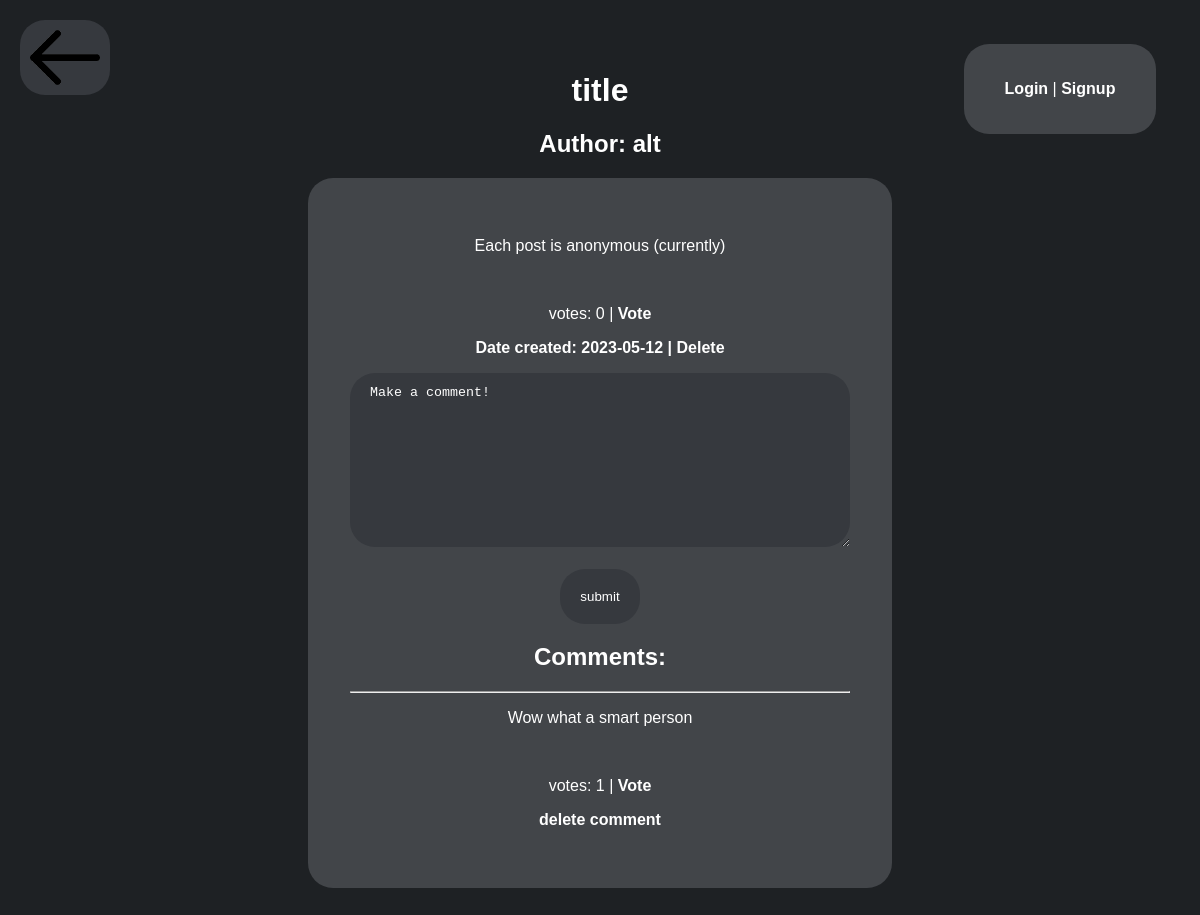
/post/1, run on an earlier commit of the app's database.
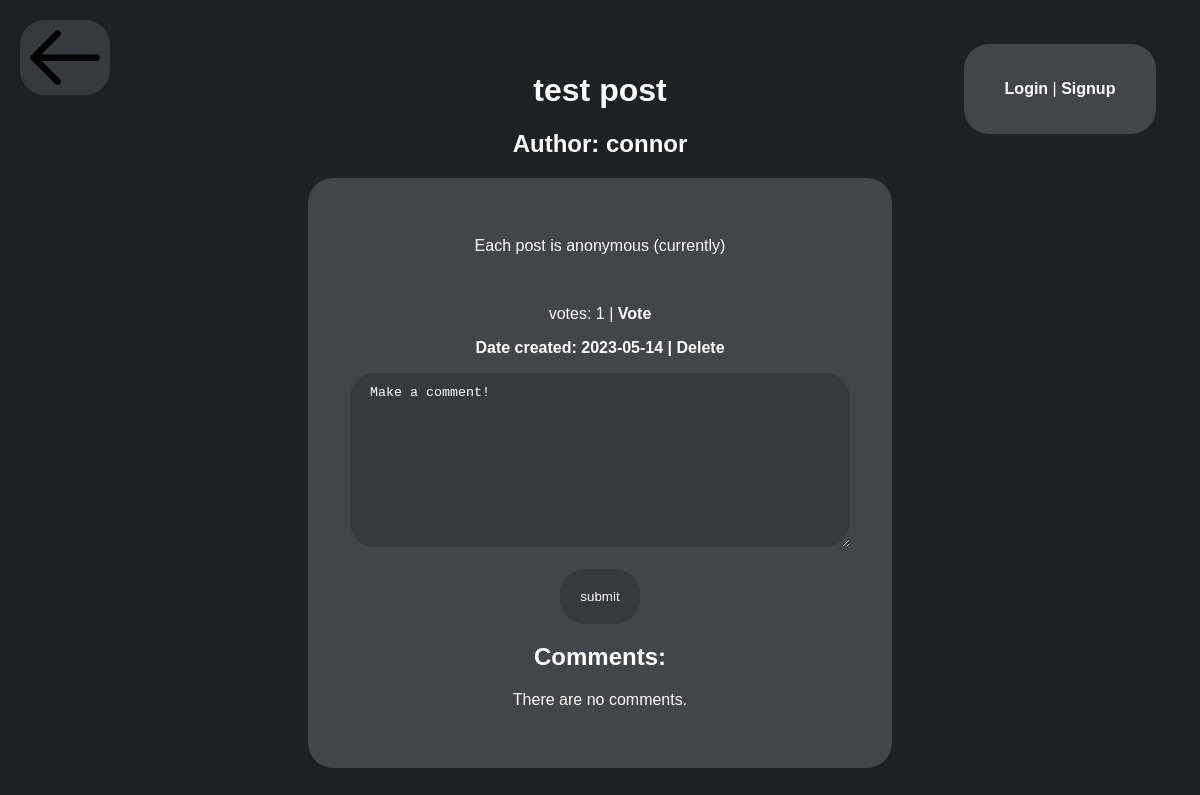
And on a later commit of the database.
### app.py (models this page shows, shortened)
class entry(db.Model):
    id = db.Column(db.Integer, primary_key=True)
    title = db.Column(db.String(150), nullable=False)
    content = db.Column(db.String(400), nullable=False)
    date_created = db.Column(db.DateTime, default=datetime.now)
    votes = db.Column(db.Integer, default=0)
    author = db.Column(db.Integer, nullable=False)
    author_name = db.Column(db.String(20), nullable=False)
    comments = db.relationship('comment', backref="entry", lazy=True, cascade='all, delete')

class comment(db.Model):
    id = db.Column(db.Integer, primary_key=True)
    content = db.Column(db.String(200), nullable=False)
    votes = db.Column(db.Integer, default=0)
    author = db.Column(db.Integer, nullable=False)
    author_name = db.Column(db.String(20), nullable=False) # this is a terrible solution to a problem I have but whatever
    entry_id = db.Column(db.Integer, db.ForeignKey('entry.id'),
        nullable=False)

### app.py (the view)
@app.route('/post/<int:id>', methods=['POST', 'GET'])
def fullpagepost(id):
    comments = comment.query.filter_by(entry_id=id).all()
    specific_post = entry.query.get_or_404(id)
    return render_template('post.html', post=specific_post, comments=comments, logged_in=current_user.is_authenticated)

### templates/post.html (shortened to what this page needs)
{% extends 'base.html' %}
{% block body %}
<a href="/recipient"><img src="{{ url_for('static', filename='images/back-arrow.png') }}" class="back"></a>
<h1>{{ post.title }}</h1>
<h2>Author: {{ post.author_name }}</h2>
<div class="box">
    <p>{{ post.content }}</p>
    <br>
    <p>votes: {{ post.votes }} | <a href="/upvote-post/{{ post.id }}">Vote</a></p>
    <p><b>Date created: {{ post.date_created.date() }} | <a href="/del/{{ post.id }}">Delete</a></b></p>
    <form action="/comment/{{ post.id }}" method="POST">
        <textarea name="content" id="content" rows="10" cols="50" autofocus maxlength="400">
Make a comment!
        </textarea>
        <br><br>
        <input type="submit" value="submit">
    </form>
    <h2>Comments:</h2>
    {% if comments|length < 1 %}
        <p>There are no comments.</p>
    {% endif %}
    {% for comment in comments %}
        <hr>
        <p>{{ comment.content }}</p>
        <br>
        <p>votes: {{ comment.votes }} | <a href="/upvote-comment/{{ post.id }}/{{ comment.id }}">Vote</a></p>
        <p><a href="/del/comment/{{ post.id }}/{{comment.id}}">delete comment</a></p>
    {% endfor %}
</div>
{% if logged_in %}
    <div class="login-bar">
        <a href="/logout">Logout</a>
    </div>
{% else %}
    <div class="login-bar">
        <a href="/login">Login</a> | <a href="/signup">Signup</a>
    </div>
{% endif %}
<div class="messages">
</div>
{% endblock %}

What changed in the data, as far as the page shows it:
removed comment: content "Wow what a smart person", votes "1"
changed entry "Each post is anonymous (currently)": title "title" → "test post"; author_name "alt" → "connor"; votes "0" → "1"; date_created "2023-05-12" → "2023-05-14"
Also different on the page:
text now shown: "There are no comments."
